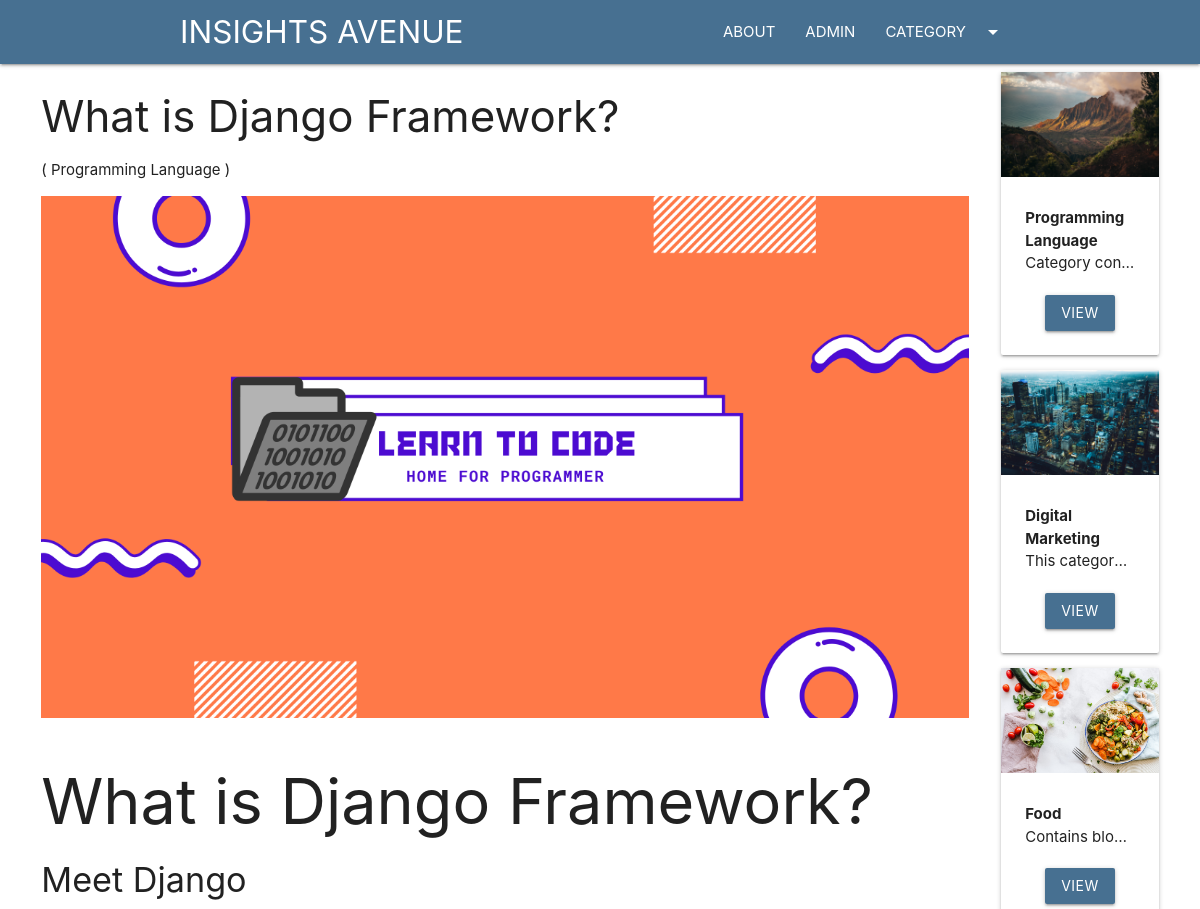
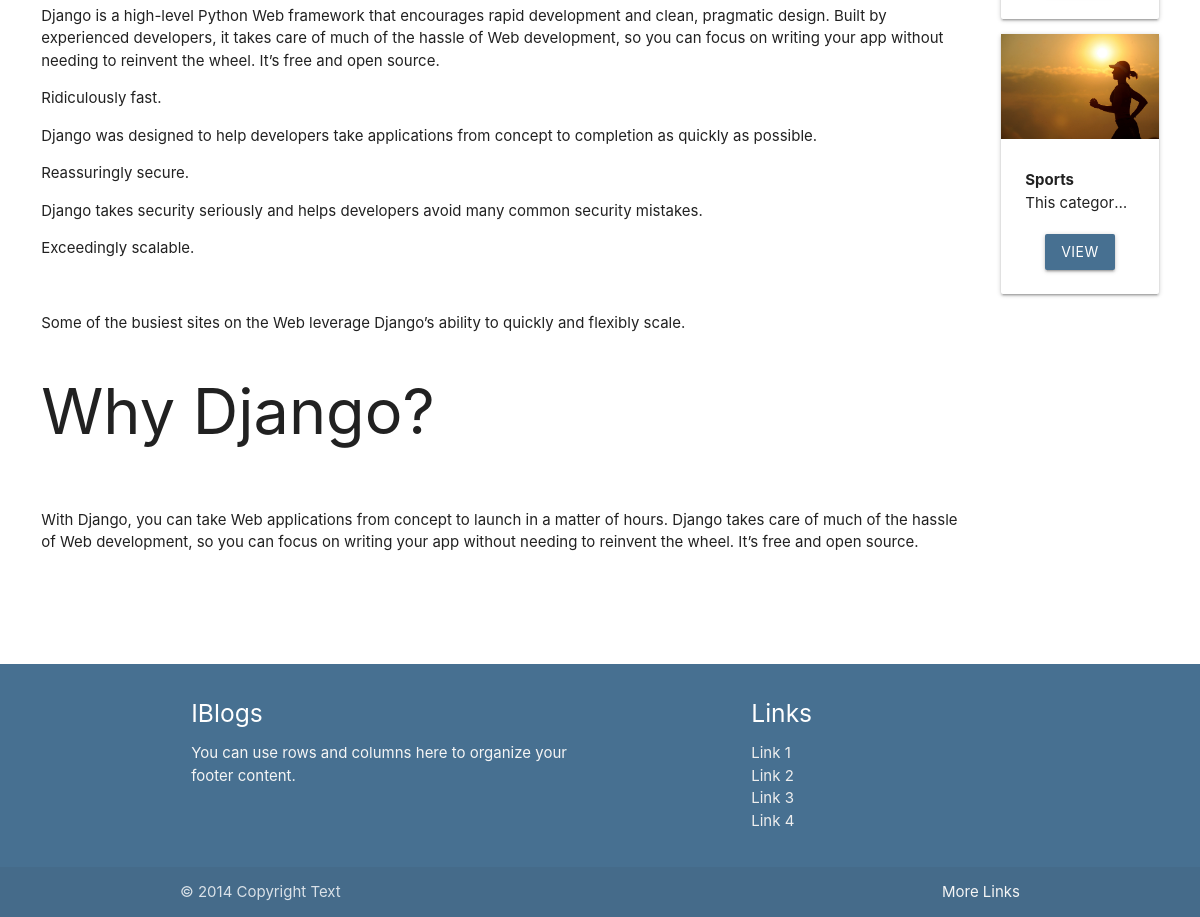
Page /blog/django on the committed database (2 pictures, top to bottom).
### blog/models.py (models this page shows, shortened)
class Post(models.Model):
    post_id = models.AutoField(primary_key=True)
    title = models.CharField(max_length=200)
    content = models.TextField()
    url = models.CharField(max_length=100)
    cat = models.ForeignKey(Category, on_delete=models.CASCADE)
    image = models.ImageField(upload_to='post/')

class Category(models.Model):
    cat_id = models.AutoField(primary_key=True)
    title = models.CharField(max_length=100)
    description = models.TextField()
    url = models.CharField(max_length=100)
    image = models.ImageField(upload_to='category/')
    add_date = models.DateTimeField(auto_now_add=True, null=True)

### blog/views.py (the view)
# urls.py: path('blog/<slug:url>', post),
def post(request, url):
    post = Post.objects.get(url=url)
    cats = Category.objects.all()
    return render(request, 'posts.html', {'post': post, 'cats': cats})

### template/posts.html (shortened to what this page needs)
{%extends 'base.html' %}
{%block content%}
<div class="container-custom">
    <div class="row">
        <div class="col s12 m10">
            <h3>{{post.title}}</h3>
            <p>( {{post.cat.title}} )</p>
            <img src="/media/{{post.image}}" class="responsive-img" alt="">
            <br>
            <p>
                {{post.content|safe}}
            </p>
        </div>
        <div class="col s12 m2">
            {% for cat in cats %}
            <div class="card item" style="margin-left:10px;">
                <div class="img-container">
                    <img src="/media/{{cat.image}}" class="responsive-img" alt="">
                </div>
                <div class="card-content">
                    <b>
                        {{cat.title}}
                    </b>
                    <p class="truncate">{{cat.description}}</p>
                    <div class="container center-align mt20">
                        <a href="/category/{{cat.url}}" class="btn bg-primary">VIEW</a>
                    </div>
                </div>
            </div>
            {%endfor%}
        </div>
    </div>
</div>
{%endblock%}

### blog/static/css/style.css (style rules this page uses)
.bg-primary { background:#477091!important; }
.mt20 { margin-top:20px; }
.container-custom { width:95%!important; margin:auto; }

### rows in the picture
Post: title "What is Django Framework?", cat "Programming Language", image (picture), content "What is Django Framework? Meet Django Django is a high-level Python Web framework that encourages rapid development and clean, pragmatic design. Built by experienced developers, it takes care of much of the hassle of Web development, so you can focus on writing your app without needing to reinvent the wheel. It’s free and open source. Ridiculously fast. Django was designed to help developers take applications from concept to completion as quickly as possible. Reassuringly secure. Django takes security seriously and helps developers avoid many common security mistakes. Exceedingly scalable. Some of the busiest sites on the Web leverage Django’s ability to quickly and flexibly scale. Why…"
Category: image (picture), title "Programming Language", description "Category con…"
Category: image (picture), title "Digital Marketing", description "This categor…"
Category: image (picture), title "Food", description "Contains blo…"
Category: image (picture), title "Sports", description "This categor…"
